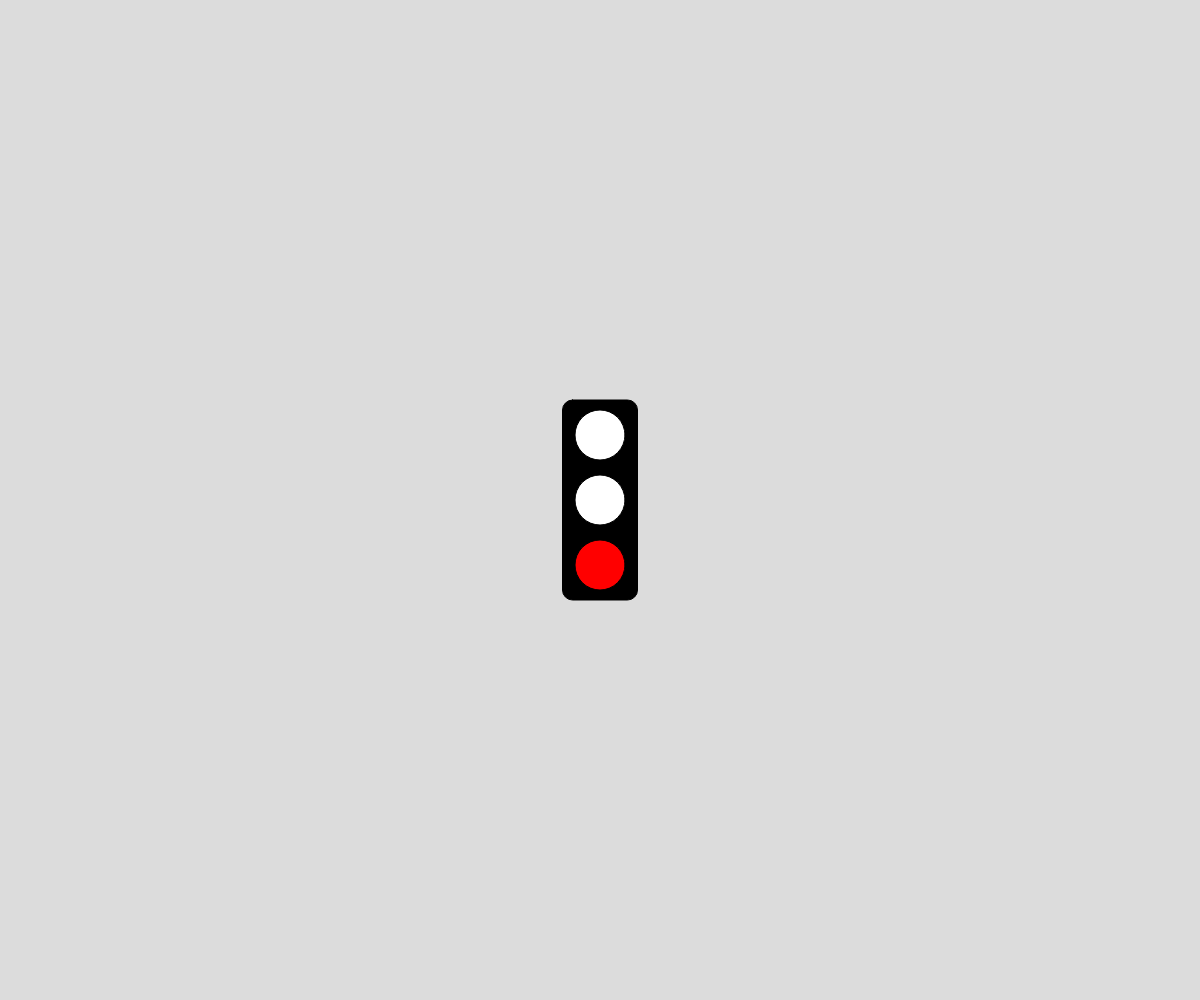
Frame 1 (no input)
Frame 60 (no input): identical to frame 1, image omitted
Frame 120 (the mouse pressed at the canvas centre since frame 60): identical to frame 1, image omitted

The p5.js sketch that drew this single still picture (run headless with seeded random() and noise() and a simulated clock; from frame 60 on, the mouse is pressed at the canvas centre):

// p5.js sketch
// ── sketch.js
// Traffic Light
// September 24, 2024

//starts at red so green is  first color shown
const lightStates = [['white', 'white','red'], ['green', 'white', 'white' ], ['white', 'yellow', 'white']];
let sequenceIndice = 0;
let timer;

function setup() {
  createCanvas(windowWidth, windowHeight);
  let timer = 1000; //switch to 5000 after done
}

function draw() {
  background(220);
  trafficLights();
  drawOutLineOfLights();
}


function drawOutLineOfLights() {
  //box
  rectMode(CENTER);
  fill(0);
  rect(width/2, height/2, 75, 200, 10);

  //lights

  fill(lightStates[sequenceIndice][0]);
  ellipse(width/2, height/2 - 65, 50, 50);

  fill(lightStates[sequenceIndice][1]);
  ellipse(width/2, height/2, 50, 50);

  fill(lightStates[sequenceIndice][2]);
  ellipse(width/2, height/2 + 65, 50, 50);
}


function trafficLights() {

  if (millis() > timer) {
    sequenceIndice += 1;
    console.log('dont wait')
  }
  else {
    console.log('wait');
  }

  if (sequenceIndice >= 3) {
    sequenceIndice = 0;
}
}
